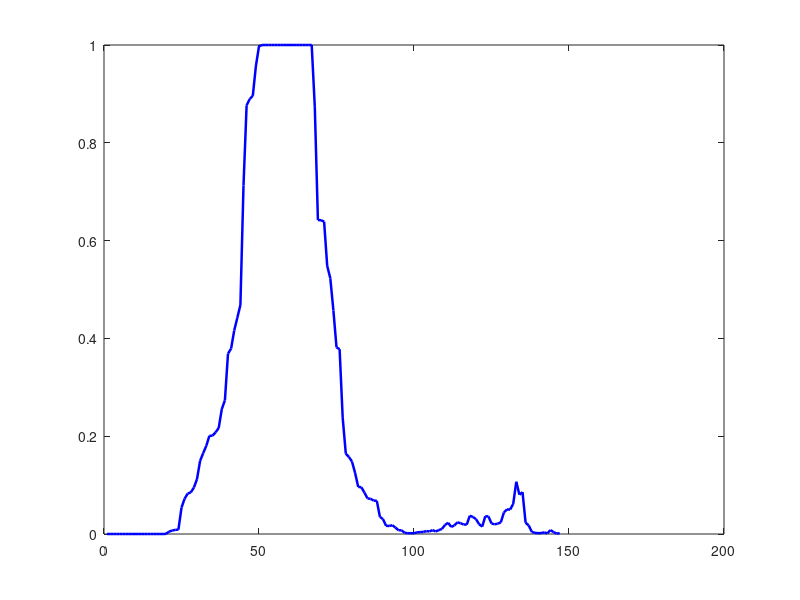

The MATLAB source for this figure: (Note: this script raises an error after producing the figure.)
%% Experiment 03A: Schmidl-Cox Training Symbol Generation

clear;
clc;
close all;

%% 1. Parameters
Nfft = 64;
Ncp = 16;
L = Nfft / 2;

rng(42);

%% 2. Generate QPSK Symbols
qpskData = randi([0 3], L, 1);

qpskSymbols = pskmod(qpskData, 4, pi/4);

%% 3. Construct Frequency-Domain Training Symbol
X = zeros(Nfft, 1);

% MATLAB indices 1,3,5,... correspond to k=0,2,4,...
X(1:2:end) = qpskSymbols;

%% 4. IFFT
x = ifft(X, Nfft);

%% 5. Verify Repeated Halves
A = x(1:L);
B = x(L+1:end);

difference = max(abs(A - B));

fprintf('Maximum difference between A and B: %.3e\n', difference);

%% 6. Add Cyclic Prefix
cp = x(end-Ncp+1:end);

trainingSymbol = [cp; x];

fprintf('Training symbol length: %d samples\n', length(trainingSymbol));

%% 7. Basic Verification
assert(difference < 1e-12, ...
    'Training symbol halves are not identical.');

assert(length(trainingSymbol) == Nfft + Ncp, ...
    'Training symbol length is incorrect.');

disp('Experiment 03A basic verification PASSED.');

%% 8. Experiment 03B: Transmitted Signal Construction
% Unknown arrival delay
D = 50;

%% 9. Generate One Normal OFDM Data Symbol
dataIndices = randi([0 3], Nfft, 1);

dataSymbols = pskmod(dataIndices, 4, pi/4);

dataTime = ifft(dataSymbols, Nfft);

dataCP = dataTime(end-Ncp+1:end);

dataOFDM = [dataCP; dataTime];

%% 10. Construct Transmitted Frame
txFrame = [trainingSymbol; dataOFDM];

%% 11. Add Arrival Delay
txDelayed = [zeros(D,1); txFrame];

%% 12. Define True Timing Positions
trueCPStart = D + 1;

trueUsefulStart = D + Ncp + 1;

fprintf('\nExperiment 03B\n');

fprintf('Arrival delay: %d samples\n', D);

fprintf('True CP start: %d\n', trueCPStart);

fprintf('True useful symbol start: %d\n', trueUsefulStart);

fprintf('Total received buffer length: %d samples\n', ...
    length(txDelayed));

%% 13. Verification
assert(length(txDelayed) == D + 2*(Nfft+Ncp), ...
    'Received buffer length is incorrect.');

assert(all(txDelayed(1:D) == 0), ...
    'Delay region should contain zeros.');

assert(norm(txDelayed(D+1:D+80) - trainingSymbol) < 1e-12, ...
    'Training symbol position is incorrect.');

disp('Experiment 03B verification PASSED.');

%% 14. Experiment 03C: Schmidl-Cox Timing Metric
% Received signal (no AWGN for now)
rxSignal = txDelayed;

% Number of valid candidate positions
numCandidates = length(rxSignal) - 2*L + 1;

% Initialize timing metric arrays
P = zeros(numCandidates, 1);
R = zeros(numCandidates, 1);
M = zeros(numCandidates, 1);

%% 15. Calculate Correlation and Energy
for d = 1:numCandidates

    % First half-window
    r1 = rxSignal(d : d+L-1);

    % Second half-window
    r2 = rxSignal(d+L : d+2*L-1);

    % Delayed correlation
    P(d) = sum(conj(r1) .* r2);

    % Energy normalization
    R(d) = sum(abs(r2).^2);

    % Timing metric
    if R(d) > 1e-12
        M(d) = abs(P(d))^2 / R(d)^2;
    else
        M(d) = 0;
    end

end

%% 16. Basic Verification
fprintf('\nExperiment 03C\n');

fprintf('Number of candidate positions: %d\n', numCandidates);

fprintf('Timing metric at CP start: %.6f\n', M(trueCPStart));

fprintf('Timing metric at useful start: %.6f\n', M(trueUsefulStart));

% Verify ideal plateau
plateauValues = M(trueCPStart:trueUsefulStart);

plateauError = max(abs(plateauValues - 1));

fprintf('Maximum plateau deviation from 1: %.3e\n', plateauError);

assert(plateauError < 1e-10, ...
    'Ideal timing plateau verification failed.');

disp('Experiment 03C verification PASSED.');

%% 17. Plot Schmidl-Cox Timing Metric
figure('Color', 'w');

plot(1:numCandidates, M, ...
    'b-', 'LineWidth', 1.8);

hold on;

% True CP start
xline(trueCPStart, 'r--', ...
    'CP Start', 'LineWidth', 1.5);

% True useful symbol start
xline(trueUsefulStart, 'g--', ...
    'Useful Start', 'LineWidth', 1.5);

xlabel('Candidate Timing Position d (samples)');

ylabel('Timing Metric M(d)');

title('Experiment 03C: Schmidl-Cox Timing Metric');

grid on;

xlim([1 numCandidates]);

legend('Timing Metric', ...
    'CP Start', ...
    'Useful Start', ...
    'Location', 'best');

hold off;

%% 18. Experiment 03D: Threshold-Based Plateau Detection
threshold = 0.95;

% Find candidate positions above threshold
aboveThreshold = (M >= threshold);

% Find continuous regions
edges = diff([false; aboveThreshold; false]);

regionStarts = find(edges == 1);
regionEnds = find(edges == -1) - 1;

% Select the longest continuous region
regionLengths = regionEnds - regionStarts + 1;

[~, longestRegionIndex] = max(regionLengths);

plateauStart = regionStarts(longestRegionIndex);
plateauEnd = regionEnds(longestRegionIndex);

% Estimate timing using plateau midpoint
estimatedStart = round((plateauStart + plateauEnd) / 2);

% Timing error relative to ideal FFT window
timingError = estimatedStart - trueUsefulStart;

%% 19. Display Results
fprintf('\nExperiment 03D\n');

fprintf('Detected plateau start: %d\n', plateauStart);
fprintf('Detected plateau end: %d\n', plateauEnd);

fprintf('Estimated timing position: %d\n', estimatedStart);
fprintf('True useful start: %d\n', trueUsefulStart);

fprintf('Timing error: %d samples\n', timingError);

%% 20. CP-Safe Verification
isCPSafe = (timingError >= -Ncp) && (timingError <= 0);

fprintf('CP-safe timing: %d\n', isCPSafe);

assert(isCPSafe, ...
    'Estimated timing position is outside CP-safe range.');

disp('Experiment 03D verification PASSED.');

%% 21. Experiment 03E: AWGN Channel - Single Trial
SNR_dB = 10;

% Measure signal power over the transmitted frame
signalPower = mean(abs(txFrame).^2);

% Calculate noise power
noisePower = signalPower / (10^(SNR_dB/10));

% Generate complex AWGN
noise = sqrt(noisePower/2) * ...
    (randn(size(txDelayed)) + 1j*randn(size(txDelayed)));

% Add noise to the entire received buffer
rxNoisy = txDelayed + noise;

%% 22. Verify AWGN Power
measuredNoisePower = mean(abs(noise).^2);

measuredSNR = 10*log10(signalPower/measuredNoisePower);

fprintf('\nExperiment 03E: AWGN Verification\n');

fprintf('Target SNR: %.2f dB\n', SNR_dB);
fprintf('Measured SNR: %.2f dB\n', measuredSNR);

fprintf('Signal power: %.6e\n', signalPower);
fprintf('Noise power (target): %.6e\n', noisePower);
fprintf('Noise power (measured): %.6e\n', measuredNoisePower);

%% 23. Basic Verification
assert(abs(measuredSNR - SNR_dB) < 1.5, ...
    'Measured SNR differs too much from target.');

disp('Experiment 03E AWGN verification PASSED.');

%% 24. Experiment 03E: Noisy Timing Metric
P_noisy = zeros(numCandidates, 1);
R_noisy = zeros(numCandidates, 1);
M_noisy = zeros(numCandidates, 1);

%% 25. Calculate Noisy Correlation and Energy
for d = 1:numCandidates

    % First half-window
    r1 = rxNoisy(d : d+L-1);

    % Second half-window
    r2 = rxNoisy(d+L : d+2*L-1);

    % Delayed correlation
    P_noisy(d) = sum(conj(r1) .* r2);

    % Energy normalization
    R_noisy(d) = sum(abs(r2).^2);

    % Timing metric
    if R_noisy(d) > 1e-12
        M_noisy(d) = abs(P_noisy(d))^2 / R_noisy(d)^2;
    else
        M_noisy(d) = 0;
    end

end

%% 26. Numerical Verification
fprintf('\nExperiment 03E: Noisy Timing Metric\n');

fprintf('Clean metric at CP start: %.6f\n', ...
    M(trueCPStart));

fprintf('Noisy metric at CP start: %.6f\n', ...
    M_noisy(trueCPStart));

fprintf('Clean metric at useful start: %.6f\n', ...
    M(trueUsefulStart));

fprintf('Noisy metric at useful start: %.6f\n', ...
    M_noisy(trueUsefulStart));

fprintf('Maximum noisy timing metric: %.6f\n', ...
    max(M_noisy));

assert(all(isfinite(M_noisy)), ...
    'Noisy timing metric contains NaN or Inf.');

disp('Experiment 03E noisy metric verification PASSED.');

%% 27. Plot Clean vs Noisy Timing Metric
figure('Color', 'w');

plot(1:numCandidates, M, ...
    'b-', 'LineWidth', 1.8);

hold on;

plot(1:numCandidates, M_noisy, ...
    'm-', 'LineWidth', 1.5);

xline(trueCPStart, 'r--', ...
    'CP Start', 'LineWidth', 1.3);

xline(trueUsefulStart, 'g--', ...
    'Useful Start', 'LineWidth', 1.3);

xlabel('Candidate Timing Position d (samples)');

ylabel('Timing Metric M(d)');

title('Experiment 03E: Schmidl-Cox Timing Metric under AWGN');

legend('Noiseless', ...
    'AWGN (SNR = 10 dB)', ...
    'CP Start', ...
    'Useful Start', ...
    'Location', 'best');

grid on;

xlim([1 numCandidates]);

hold off;

%% 28. Experiment 03E: Noisy Timing Estimation
% Relative threshold factor
alpha = 0.90;

% Find maximum noisy timing metric
[maxMetric, maxIndex] = max(M_noisy);

% Calculate adaptive threshold
adaptiveThreshold = alpha * maxMetric;

%% 29. Detect Candidate Regions
aboveThresholdNoisy = (M_noisy >= adaptiveThreshold);

% Find continuous regions
edgesNoisy = diff([false; aboveThresholdNoisy; false]);

regionStartsNoisy = find(edgesNoisy == 1);
regionEndsNoisy = find(edgesNoisy == -1) - 1;

% Select the region containing the global maximum
selectedRegion = find( ...
    regionStartsNoisy <= maxIndex & ...
    regionEndsNoisy >= maxIndex, 1);

plateauStartNoisy = regionStartsNoisy(selectedRegion);
plateauEndNoisy = regionEndsNoisy(selectedRegion);

% Estimate timing using region midpoint
estimatedStartNoisy = round( ...
    (plateauStartNoisy + plateauEndNoisy) / 2);

% Calculate timing error
timingErrorNoisy = estimatedStartNoisy - trueUsefulStart;

% Evaluate timing accuracy
isExactNoisy = (timingErrorNoisy == 0);

isCPSafeNoisy = ...
    (timingErrorNoisy >= -Ncp) && ...
    (timingErrorNoisy <= 0);

%% 30. Display Results
fprintf('\nExperiment 03E: Noisy Timing Estimation\n');

fprintf('Maximum metric: %.6f\n', maxMetric);
fprintf('Maximum metric position: %d\n', maxIndex);

fprintf('Adaptive threshold: %.6f\n', adaptiveThreshold);

fprintf('Detected region: [%d, %d]\n', ...
    plateauStartNoisy, plateauEndNoisy);

fprintf('Estimated timing position: %d\n', ...
    estimatedStartNoisy);

fprintf('True useful start: %d\n', trueUsefulStart);

fprintf('Timing error: %d samples\n', timingErrorNoisy);

fprintf('Exact timing: %d\n', isExactNoisy);
fprintf('CP-safe timing: %d\n', isCPSafeNoisy);

%% 31. Basic Verification
assert(isfinite(estimatedStartNoisy), ...
    'Invalid noisy timing estimate.');

assert(estimatedStartNoisy >= 1 && ...
    estimatedStartNoisy <= numCandidates, ...
    'Estimated position is outside valid range.');

disp('Experiment 03E noisy estimation verification PASSED.');

%% 32. Verify Schmidl-Cox Metric Function
[P_func, R_func, M_func] = ...
    schmidl_cox_metric(rxNoisy, L);

% Compare with original implementation
differenceP = max(abs(P_func - P_noisy));

differenceR = max(abs(R_func - R_noisy));

differenceM = max(abs(M_func - M_noisy));

fprintf('\nSchmidl-Cox Function Verification\n');

fprintf('Maximum P difference: %.3e\n', differenceP);

fprintf('Maximum R difference: %.3e\n', differenceR);

fprintf('Maximum M difference: %.3e\n', differenceM);

assert(differenceP < 1e-12, ...
    'Correlation function mismatch.');

assert(differenceR < 1e-12, ...
    'Energy function mismatch.');

assert(differenceM < 1e-12, ...
    'Timing metric function mismatch.');

disp('Schmidl-Cox metric function verification PASSED.');

%% 33. Verify Schmidl-Cox Timing Estimator
[estimatedStartFunc, estimatorInfo] = ...
    schmidl_cox_estimator(M_noisy, alpha);

fprintf('\nSchmidl-Cox Estimator Verification\n');

fprintf('Original estimated start: %d\n', ...
    estimatedStartNoisy);

fprintf('Function estimated start: %d\n', ...
    estimatedStartFunc);

fprintf('Function plateau: [%d, %d]\n', ...
    estimatorInfo.plateauStart, ...
    estimatorInfo.plateauEnd);

fprintf('Function threshold: %.6f\n', ...
    estimatorInfo.threshold);

%% Verification
assert(estimatedStartFunc == estimatedStartNoisy, ...
    'Timing estimator mismatch.');

assert(estimatorInfo.plateauStart == plateauStartNoisy, ...
    'Plateau start mismatch.');

assert(estimatorInfo.plateauEnd == plateauEndNoisy, ...
    'Plateau end mismatch.');

assert(estimatorInfo.detected, ...
    'Timing estimator failed to detect a region.');

disp('Schmidl-Cox estimator function verification PASSED.');
